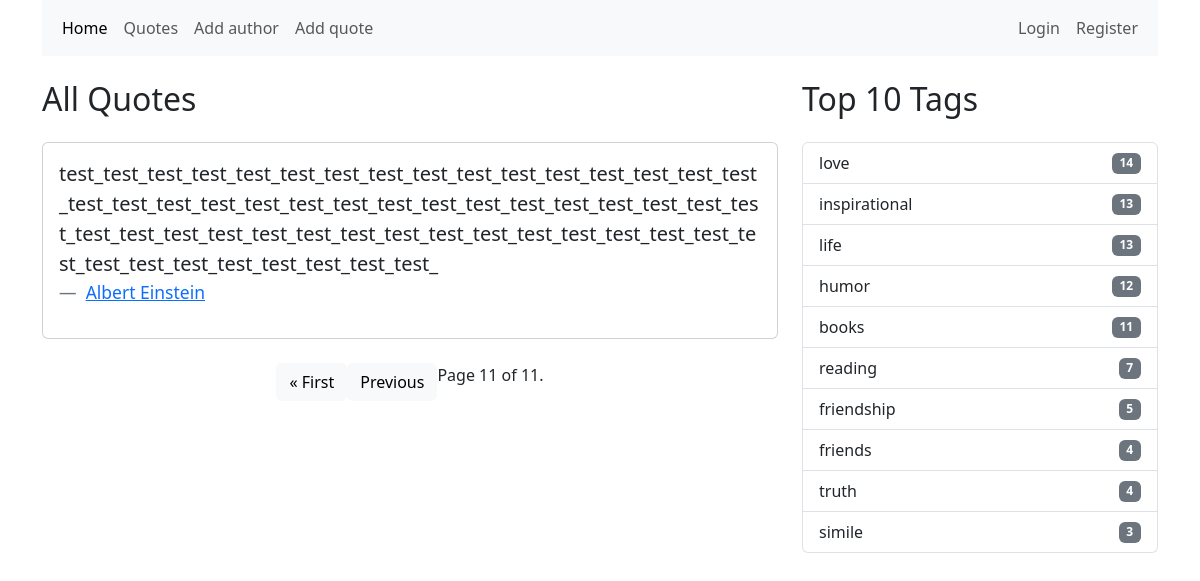
/quotes/?page=11, run on the app's committed database.
### app_hm10/models.py (models this page shows, shortened)
class Quote(models.Model):
    author = models.ForeignKey(Author, on_delete=models.CASCADE)
    tags = models.ManyToManyField(Tag)
    text = models.TextField()
    class Meta:
        app_label = "app_hm10"

class Author(models.Model):
    fullname = models.CharField(max_length=255)
    born_date = models.CharField(max_length=255)
    born_location = models.CharField(max_length=255)
    description = models.TextField()
    class Meta:
        app_label = "app_hm10"

class Tag(models.Model):
    name = models.CharField(max_length=50)

### app_hm10/views.py (the view)
# urls.py: path("quotes/", views.quote_list, name="quote_list"),
def quote_list(request):
    authors = Author.objects.all()
    quotes = Quote.objects.all()
    paginator = Paginator(quotes, 10)
    page_number = request.GET.get('page')  # Отримати номер поточної сторінки
    page_quotes = paginator.get_page(page_number)
    tags = Tag.objects.annotate(usage_count=Count("quote")).order_by("-usage_count")[
        :10
    ]
    context = {
        "quotes": Quote.objects.all(),
        "tags": tags,
        'page_quotes': page_quotes,
    }
    return render(request, "app_hm10/quote_list.html", context)

### app_hm10/templates/app_hm10/quote_list.html (shortened to what this page needs)
{% extends "app_hm10/base.html" %}
{% block content %}
<div class="row">
    <div class="col-md-8">
        <h2 class="my-4">All Quotes</h2>
        {% for quote in page_quotes %}
        <div class="card mb-4">
            <div class="card-body">
                <blockquote class="blockquote mb-0">
                    <p>{{ quote.text }}</p>
                    <footer class="blockquote-footer">
                        <a href="{% url 'app_hm10:author_detail' author_id=quote.author.id %}">{{ quote.author.fullname }}</a>
                    </footer>
                </blockquote>
            </div>
        </div>
        {% endfor %}
        <div class="pagination justify-content-center">
            {% if page_quotes.has_previous %}
                <a href="?page=1" class="btn btn-light">&laquo; First</a>
                <a href="?page={{ page_quotes.previous_page_number }}" class="btn btn-light">Previous</a>
            {% endif %}
            <span class="current-page">
                Page {{ page_quotes.number }} of {{ page_quotes.paginator.num_pages }}.
            </span>
        </div>
    </div>
    <div class="col-md-4">
        <h2 class="my-4">Top 10 Tags</h2>
        <div class="list-group">
            {% for tag in tags %}
            <a href="{% url 'app_hm10:tag_detail' tag_id=tag.id %}" class="list-group-item d-flex justify-content-between align-items-center">
                {{ tag.name }}
                <span class="badge bg-secondary">{{ tag.usage_count }}</span>
            </a>
            {% endfor %}
        </div>
    </div>
</div>
{% endblock %}

### data on the page
Quote: text "test_test_test_test_test_test_test_test_test_test_test_test_test_test_test_test_test_test_test_test_test_test_test_test_test_test_test_test_test_test_test_test_test_test_test_test_test_test_test_test_test_test_test_test_test_test_test_test_test_test_test_test_test_test_test_test_", author.fullname "Albert Einstein"
Tag: name "love", usage_count "14"
Tag: name "inspirational", usage_count "13"
Tag: name "life", usage_count "13"
Tag: name "humor", usage_count "12"
Tag: name "books", usage_count "11"
Tag: name "reading", usage_count "7"
Tag: name "friendship", usage_count "5"
Tag: name "friends", usage_count "4"
Tag: name "truth", usage_count "4"
Tag: name "simile", usage_count "3"

### other printed values
{{ page_quotes.number }} "11"
{{ page_quotes.paginator.num_pages }} "11"
